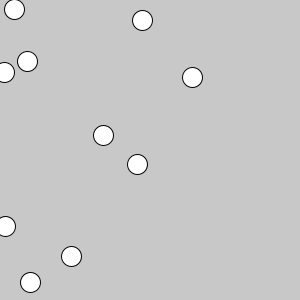
Frame 1 (no input)
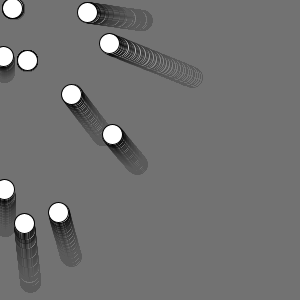
Frame 60 (the mouse pressed at the canvas centre just before this capture)
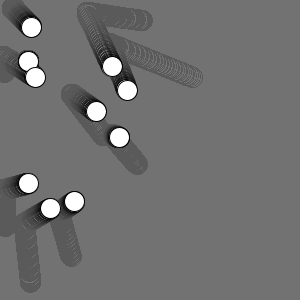
Frame 120 (the mouse held since frame 60 and released just before this capture)

The Processing sketch that drew these frames (run headless with seeded random() and noise(); from frame 60 on, the mouse is pressed at the canvas centre):

// Processing sketch: MouseBalls
// ── MouseBalls.pde
class Ball {
  float x, y;
  float vx, vy;
  float a;
  Ball() {
    x = random(width);
    y = random(height);
    vx = vy = 0;
    a = random(0, 0.01);
  }
  void update() {
    vx = a * (mouseX - x);
    vy = a * (mouseY - y);
    x += vx;
    y += vy;
    ellipse(x, y, 20, 20);
  }
}

ArrayList<Ball> balls;

void setup() {
  size(300, 300);
  balls = new ArrayList<Ball>();
  for (int i = 0; i < 10; i++) {
    Ball b = new Ball();
    balls.add(b);
  }
}

void draw() {
//  background(0);
  noStroke();
  fill(100, 100, 100, 10);
  rect(0, 0, width, height);
  stroke(1);
  fill(255);
  int n = balls.size();
  for (int i = 0; i < n; i++) {
    Ball b = balls.get(i);
    b.update();
  }
}
